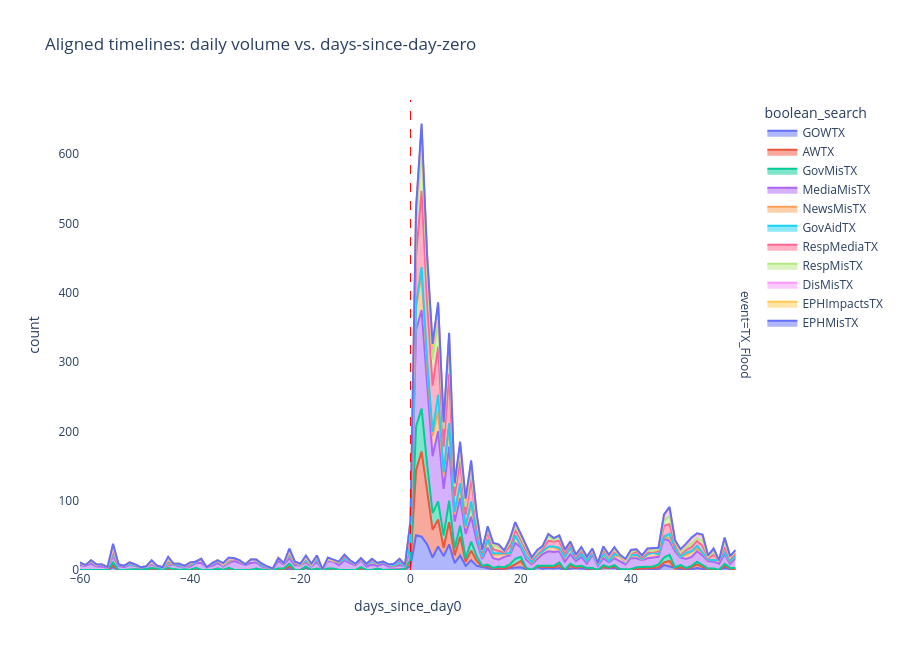

Source (notebook cell):
### Markdown cell above
### 7.2 Aligned-timeline streamgraph — event arcs on a common axis

Daily document volume per boolean search, with each event's x-axis re-centered so day-zero = 0. Lets you compare "how does the arc of LA Fires discourse compare to NC Helene" without the events' actual calendar positions getting in the way.

### Code cell
rows = []
for event, day0_str in EVENT_DAY_ZERO.items():
    day0 = datetime.fromisoformat(day0_str).replace(tzinfo=timezone.utc)
    for bs in BOOLEAN_SEARCHES:
        if bs["event"] != event:
            continue
        sub = df[df[f"bool_{bs['name']}"] & df["timestamp"].between(
            day0 - timedelta(days=WINDOW_DAYS), day0 + timedelta(days=WINDOW_DAYS))]
        if sub.empty:
            continue
        daily = sub.groupby(sub["timestamp"].dt.date).size().reset_index(name="count")
        daily["days_since_day0"] = daily["timestamp"].apply(
            lambda d: (datetime.combine(d, datetime.min.time(), tzinfo=timezone.utc) - day0).days)
        daily["event"] = event
        daily["boolean_search"] = bs["name"]
        rows.append(daily[["days_since_day0", "count", "event", "boolean_search"]])

if rows:
    aligned = pd.concat(rows, ignore_index=True)
    fig_aligned = px.area(aligned, x="days_since_day0", y="count", color="boolean_search",
                          facet_row="event", title="Aligned timelines: daily volume vs. days-since-day-zero",
                          height=650)
    fig_aligned.add_vline(x=0, line=dict(color="red", width=1, dash="dash"))
    fig_aligned.update_layout(plot_bgcolor="white")
    fig_aligned.write_html(str(OUTPUT_DIR / "aligned_timelines.html"), include_plotlyjs="cdn")
    fig_aligned.show()
else:
    print("  No data in event windows to plot aligned timelines.")

### Figure 1 — Plotly figure (JSON) as saved in the notebook; plotly's stock layout.template omitted (floating-point values rounded to 4 significant figures)
{"data": [{"fillpattern": {"shape": ""}, "hovertemplate": "boolean_search=GOWTX<br>event=TX_Flood<br>days_since_day0=%{x}<br>count=%{y}<extra></extra>", "legendgroup": "GOWTX", "line": {"color": "#636efa"}, "marker": {"symbol": "circle"}, "mode": "lines", "name": "GOWTX", "orientation": "v", "showlegend": true, "stackgroup": "1", "type": "scatter", "x": [-54, -47, -46, -44, -39, -35, -33, -24, -22, -19, -17, -15, -14, -9, -6, -1, 0, 1, 2, 3, 4, 5, 6, 7, 8, 9, 10, 11, 12, 13, 14, 15, 16, 17, 18, 19, 20, 21, 23, 24, 25, 26, 27, 29, 30, 31, 32, 33, 35, 36, 37, 40, 42, 43, 44, 45, 46, 47, 48, 49, 50, 51, 52, 53, 57, 58], "xaxis": "x", "y": [4, 1, 1, 1, 1, 1, 1, 1, 2, 3, 1, 1, 1, 2, 1, 1, 6, 50, 48, 37, 18, 34, 20, 37, 10, 21, 6, 14, 6, 4, 3, 1, 1, 1, 3, 4, 4, 1, 4, 2, 3, 2, 3, 2, 3, 2, 2, 1, 4, 3, 3, 1, 2, 2, 1, 1, 7, 5, 2, 1, 1, 1, 3, 1, 3, 1], "yaxis": "y"}, {"fillpattern": {"shape": ""}, "hovertemplate": "boolean_search=AWTX<br>event=TX_Flood<br>days_since_day0=%{x}<br>count=%{y}<extra></extra>", "legendgroup": "AWTX", "line": {"color": "#EF553B"}, "marker": {"symbol": "circle"}, "mode": "lines", "name": "AWTX", "orientation": "v", "showlegend": true, "stackgroup": "1", "type": "scatter", "x": [-54, -48, -47, -39, -35, -33, -28, -23, -22, -19, 0, 1, 2, 3, 4, 5, 6, 7, 8, 9, 10, 11, 12, 13, 14, 15, 16, 17, 18, 19, 20, 21, 23, 24, 25, 26, 27, 29, 31, 33, 37, 38, 41, 43, 44, 45, 46, 47, 49, 50, 51, 52, 53, 54, 55, 57, 58, 59], "xaxis": "x", "y": [3, 1, 1, 1, 1, 1, 1, 1, 3, 1, 7, 94, 123, 75, 40, 39, 12, 32, 11, 27, 6, 14, 7, 1, 3, 1, 2, 1, 1, 4, 9, 1, 1, 3, 2, 2, 4, 4, 3, 1, 2, 1, 2, 1, 2, 3, 4, 8, 3, 1, 3, 5, 4, 1, 1, 3, 1, 1], "yaxis": "y"}, {"fillpattern": {"shape": ""}, "hovertemplate": "boolean_search=GovMisTX<br>event=TX_Flood<br>days_since_day0=%{x}<br>count=%{y}<extra></extra>", "legendgroup": "GovMisTX", "line": {"color": "#00cc96"}, "marker": {"symbol": "circle"}, "mode": "lines", "name": "GovMisTX", "orientation": "v", "showlegend": true, "stackgroup": "1", "type": "scatter", "x": [-54, -51, -50, -48, -47, -46, -44, -43, -41, -39, -33, -28, -24, -23, -22, -19, -17, -15, -14, -9, -6, -3, -1, 0, 1, 2, 3, 4, 5, 6, 7, 8, 9, 10, 11, 12, 13, 14, 15, 16, 17, 18, 19, 20, 21, 23, 24, 25, 26, 27, 29, 30, 31, 32, 33, 35, 36, 37, 39, 41, 42, 43, 44, 45, 46, 47, 48, 49, 50, 51, 52, 53, 54, 55, 57, 58, 59], "xaxis": "x", "y": [4, 1, 1, 1, 1, 1, 2, 1, 1, 1, 1, 1, 1, 1, 4, 1, 1, 1, 1, 2, 1, 1, 1, 2, 63, 62, 41, 24, 26, 18, 31, 10, 16, 5, 13, 7, 1, 2, 1, 2, 2, 4, 8, 6, 1, 1, 1, 2, 2, 4, 3, 2, 1, 1, 1, 3, 1, 2, 1, 2, 2, 2, 2, 4, 7, 9, 2, 3, 1, 2, 4, 2, 1, 1, 3, 1, 2], "yaxis": "y"}, {"fillpattern": {"shape": ""}, "hovertemplate": "boolean_search=MediaMisTX<br>event=TX_Flood<br>days_since_day0=%{x}<br>count=%{y}<extra></extra>", "legendgroup": "MediaMisTX", "line": {"color": "#ab63fa"}, "marker": {"symbol": "circle"}, "mode": "lines", "name": "MediaMisTX", "orientation": "v", "showlegend": true, "stackgroup": "1", "type": "scatter", "x": [-60, -59, -58, -57, -56, -55, -54, -53, -52, -51, -50, -49, -48, -47, -46, -45, -44, -43, -42, -41, -40, -39, -38, -37, -36, -35, -34, -33, -32, -31, -30, -29, -28, -27, -26, -25, -24, -23, -22, -21, -20, -19, -18, -17, -15, -14, -13, -12, -11, -10, -9, -8, -7, -6, -5, -4, -3, -2, -1, 0, 1, 2, 3, 4, 5, 6, 7, 8, 9, 10, 11, 12, 13, 14, 15, 16, 17, 18, 19, 20, 21, 22, 23, 24, 25, 26, 27, 28, 29, 30, 31, 32, 33, 34, 35, 36, 37, 38, 39, 40, 41, 42, 43, 44, 45, 46, 47, 48, 49, 50, 51, 52, 53, 54, 55, 56, 57, 58, 59], "xaxis": "x", "y": [7, 6, 9, 5, 5, 3, 9, 6, 4, 6, 5, 3, 3, 5, 3, 2, 4, 7, 5, 4, 5, 7, 10, 4, 6, 8, 5, 7, 13, 10, 7, 10, 9, 5, 4, 1, 11, 6, 8, 7, 7, 6, 5, 10, 11, 10, 7, 14, 10, 7, 10, 5, 8, 4, 9, 5, 4, 7, 3, 18, 139, 142, 117, 82, 101, 67, 78, 39, 40, 35, 36, 22, 10, 24, 14, 10, 15, 13, 23, 14, 12, 8, 10, 17, 20, 20, 16, 12, 14, 8, 13, 6, 19, 6, 10, 7, 10, 12, 7, 16, 13, 10, 12, 13, 11, 27, 20, 23, 11, 13, 13, 15, 14, 11, 10, 9, 14, 6, 14], "yaxis": "y"}, {"fillpattern": {"shape": ""}, "hovertemplate": "boolean_search=NewsMisTX<br>event=TX_Flood<br>days_since_day0=%{x}<br>count=%{y}<extra></extra>", "legendgroup": "NewsMisTX", "line": {"color": "#FFA15A"}, "marker": {"symbol": "circle"}, "mode": "lines", "name": "NewsMisTX", "orientation": "v", "showlegend": true, "stackgroup": "1", "type": "scatter", "x": [-60, -59, -58, -57, -56, -55, -54, -53, -52, -51, -49, -47, -44, -42, -41, -40, -39, -38, -36, -35, -34, -33, -32, -31, -30, -29, -28, -27, -26, -24, -23, -22, -21, -19, -18, -17, -16, -15, -14, -13, -12, -11, -10, -9, -8, -7, -6, -5, -4, -3, -2, 0, 1, 2, 3, 4, 5, 6, 7, 8, 9, 10, 11, 12, 13, 14, 15, 16, 17, 18, 19, 20, 21, 22, 23, 24, 25, 26, 27, 28, 29, 30, 31, 32, 33, 34, 35, 36, 37, 38, 39, 40, 41, 42, 43, 44, 45, 46, 47, 48, 49, 50, 51, 52, 53, 54, 55, 56, 57, 58, 59], "xaxis": "x", "y": [2, 1, 4, 2, 3, 1, 3, 2, 2, 1, 1, 2, 2, 2, 1, 2, 1, 6, 3, 4, 1, 2, 4, 2, 1, 5, 3, 1, 1, 4, 2, 4, 3, 2, 2, 4, 1, 2, 1, 4, 2, 3, 2, 1, 3, 4, 3, 2, 2, 1, 4, 8, 33, 52, 25, 29, 30, 20, 28, 10, 16, 9, 16, 9, 2, 10, 5, 8, 4, 2, 10, 2, 4, 2, 4, 4, 6, 7, 3, 6, 8, 3, 4, 4, 3, 1, 5, 2, 4, 6, 3, 3, 4, 1, 5, 7, 3, 3, 4, 4, 1, 6, 7, 4, 3, 2, 2, 5, 2, 3, 3], "yaxis": "y"}, {"fillpattern": {"shape": ""}, "hovertemplate": "boolean_search=GovAidTX<br>event=TX_Flood<br>days_since_day0=%{x}<br>count=%{y}<extra></extra>", "legendgroup": "GovAidTX", "line": {"color": "#19d3f3"}, "marker": {"symbol": "circle"}, "mode": "lines", "name": "GovAidTX", "orientation": "v", "showlegend": true, "stackgroup": "1", "type": "scatter", "x": [-54, -44, -40, -33, -22, -21, -19, -14, -3, 0, 1, 2, 3, 4, 5, 6, 7, 8, 9, 10, 11, 13, 14, 15, 16, 18, 19, 20, 21, 22, 23, 25, 26, 27, 28, 35, 37, 38, 40, 41, 42, 43, 45, 47, 48, 50, 51, 52, 53, 58], "xaxis": "x", "y": [2, 2, 1, 1, 1, 1, 1, 1, 1, 2, 4, 10, 9, 6, 23, 4, 6, 4, 5, 2, 6, 1, 2, 2, 1, 1, 1, 1, 1, 1, 2, 1, 1, 2, 1, 2, 2, 1, 1, 1, 1, 1, 1, 6, 1, 3, 1, 4, 1, 1], "yaxis": "y"}, {"fillpattern": {"shape": ""}, "hovertemplate": "boolean_search=RespMediaTX<br>event=TX_Flood<br>days_since_day0=%{x}<br>count=%{y}<extra></extra>", "legendgroup": "RespMediaTX", "line": {"color": "#FF6692"}, "marker": {"symbol": "circle"}, "mode": "lines", "name": "RespMediaTX", "orientation": "v", "showlegend": true, "stackgroup": "1", "type": "scatter", "x": [-60, -54, -51, -50, -46, -45, -44, -42, -40, -39, -36, -34, -33, -31, -27, -25, -22, -21, -19, -17, -13, -12, -11, -9, -8, -7, -5, -4, -3, -2, -1, 0, 1, 2, 3, 4, 5, 6, 7, 8, 9, 10, 11, 12, 13, 14, 15, 16, 17, 18, 19, 20, 21, 22, 23, 24, 25, 26, 27, 28, 29, 30, 31, 32, 33, 34, 35, 36, 37, 38, 39, 40, 41, 42, 43, 44, 45, 46, 47, 48, 49, 50, 51, 52, 53, 54, 55, 57, 58, 59], "xaxis": "x", "y": [1, 3, 2, 1, 1, 2, 2, 2, 1, 1, 1, 1, 1, 1, 2, 1, 2, 1, 3, 3, 1, 3, 1, 1, 1, 2, 1, 1, 2, 3, 1, 22, 70, 110, 84, 67, 69, 37, 71, 23, 33, 17, 34, 13, 6, 10, 6, 4, 2, 10, 8, 8, 8, 4, 2, 4, 8, 7, 10, 4, 6, 3, 5, 5, 2, 3, 5, 6, 4, 1, 1, 3, 4, 2, 3, 1, 4, 16, 14, 5, 4, 4, 6, 7, 10, 2, 8, 8, 3, 4], "yaxis": "y"}, {"fillpattern": {"shape": ""}, "hovertemplate": "boolean_search=RespMisTX<br>event=TX_Flood<br>days_since_day0=%{x}<br>count=%{y}<extra></extra>", "legendgroup": "RespMisTX", "line": {"color": "#B6E880"}, "marker": {"symbol": "circle"}, "mode": "lines", "name": "RespMisTX", "orientation": "v", "showlegend": true, "stackgroup": "1", "type": "scatter", "x": [-60, -54, -51, -50, -47, -44, -43, -40, -34, -33, -31, -27, -22, -20, -19, -17, -12, -9, -7, -2, -1, 0, 1, 2, 3, 4, 5, 6, 7, 8, 9, 10, 11, 12, 13, 14, 15, 16, 17, 18, 19, 20, 21, 22, 23, 24, 25, 26, 27, 28, 29, 30, 31, 32, 33, 35, 36, 37, 40, 41, 42, 43, 44, 45, 46, 47, 48, 49, 50, 51, 52, 53, 54, 55, 57, 58, 59], "xaxis": "x", "y": [1, 3, 1, 1, 1, 2, 1, 1, 1, 1, 1, 1, 2, 1, 1, 1, 3, 1, 1, 2, 1, 3, 44, 67, 41, 38, 36, 26, 41, 13, 13, 11, 12, 8, 3, 5, 5, 5, 2, 6, 6, 4, 4, 2, 1, 3, 7, 2, 5, 5, 3, 3, 2, 1, 2, 3, 2, 2, 1, 3, 2, 2, 1, 3, 7, 12, 4, 2, 3, 5, 4, 7, 2, 4, 7, 2, 3], "yaxis": "y"}, {"fillpattern": {"shape": ""}, "hovertemplate": "boolean_search=DisMisTX<br>event=TX_Flood<br>days_since_day0=%{x}<br>count=%{y}<extra></extra>", "legendgroup": "DisMisTX", "line": {"color": "#FF97FF"}, "marker": {"symbol": "circle"}, "mode": "lines", "name": "DisMisTX", "orientation": "v", "showlegend": true, "stackgroup": "1", "type": "scatter", "x": [-58, -57, -54, -47, -44, -40, -33, -28, -22, -20, -19, -18, -17, -15, -6, 0, 1, 2, 3, 4, 5, 6, 7, 8, 9, 10, 11, 12, 13, 14, 15, 16, 17, 18, 19, 20, 21, 22, 23, 24, 25, 26, 27, 28, 29, 31, 33, 35, 37, 38, 39, 40, 41, 42, 43, 44, 45, 46, 47, 48, 49, 50, 51, 52, 53, 54, 55, 57, 58, 59], "xaxis": "x", "y": [1, 1, 3, 1, 2, 1, 1, 1, 3, 1, 1, 2, 1, 1, 1, 4, 24, 22, 22, 15, 24, 5, 11, 4, 8, 6, 9, 5, 1, 2, 4, 2, 1, 4, 3, 4, 2, 1, 2, 1, 3, 3, 2, 1, 1, 2, 1, 2, 2, 1, 1, 4, 1, 1, 1, 4, 2, 9, 11, 2, 3, 4, 7, 6, 8, 2, 3, 5, 2, 1], "yaxis": "y"}, {"fillpattern": {"shape": ""}, "hovertemplate": "boolean_search=EPHImpactsTX<br>event=TX_Flood<br>days_since_day0=%{x}<br>count=%{y}<extra></extra>", "legendgroup": "EPHImpactsTX", "line": {"color": "#FECB52"}, "marker": {"symbol": "circle"}, "mode": "lines", "name": "EPHImpactsTX", "orientation": "v", "showlegend": true, "stackgroup": "1", "type": "scatter", "x": [-54, -47, -44, -34, -33, -22, -19, -15, -7, 2, 3, 4, 5, 6, 7, 9, 10, 11, 12, 14, 16, 19, 23, 27, 31, 37, 39, 43, 47, 49, 50, 51, 55, 57], "xaxis": "x", "y": [2, 1, 1, 1, 1, 1, 1, 1, 1, 3, 1, 3, 1, 2, 3, 3, 2, 2, 2, 1, 1, 1, 1, 1, 1, 1, 2, 1, 1, 1, 1, 1, 1, 1], "yaxis": "y"}, {"fillpattern": {"shape": ""}, "hovertemplate": "boolean_search=EPHMisTX<br>event=TX_Flood<br>days_since_day0=%{x}<br>count=%{y}<extra></extra>", "legendgroup": "EPHMisTX", "line": {"color": "#636efa"}, "marker": {"symbol": "circle"}, "mode": "lines", "name": "EPHMisTX", "orientation": "v", "showlegend": true, "stackgroup": "1", "type": "scatter", "x": [-54, -47, -44, -34, -33, -22, -19, -15, -14, 1, 2, 3, 4, 5, 6, 7, 8, 9, 10, 11, 12, 14, 16, 19, 23, 33, 36, 37, 39, 43, 47, 49, 50, 51, 52, 53, 55, 57, 59], "xaxis": "x", "y": [2, 1, 1, 1, 1, 1, 1, 1, 1, 1, 5, 2, 4, 3, 2, 4, 1, 3, 4, 2, 2, 1, 1, 1, 1, 1, 1, 1, 1, 1, 1, 1, 1, 1, 1, 1, 1, 1, 1], "yaxis": "y"}], "layout": {"annotations": [{"showarrow": false, "text": "event=TX_Flood", "textangle": 90, "x": 0.98, "xanchor": "left", "xref": "paper", "y": 0.5, "yanchor": "middle", "yref": "paper"}], "height": 650, "legend": {"title": {"text": "boolean_search"}, "tracegroupgap": 0}, "plot_bgcolor": "white", "shapes": [{"line": {"color": "red", "dash": "dash", "width": 1}, "type": "line", "x0": 0, "x1": 0, "xref": "x", "y0": 0, "y1": 1, "yref": "y domain"}], "title": {"text": "Aligned timelines: daily volume vs. days-since-day-zero"}, "xaxis": {"anchor": "y", "domain": [0, 0.98], "title": {"text": "days_since_day0"}}, "yaxis": {"anchor": "x", "domain": [0, 1], "title": {"text": "count"}}}}
